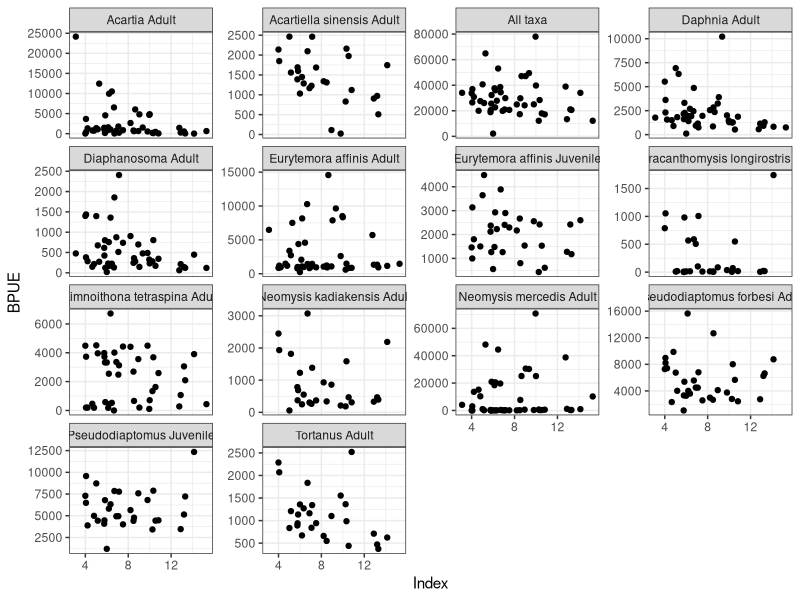
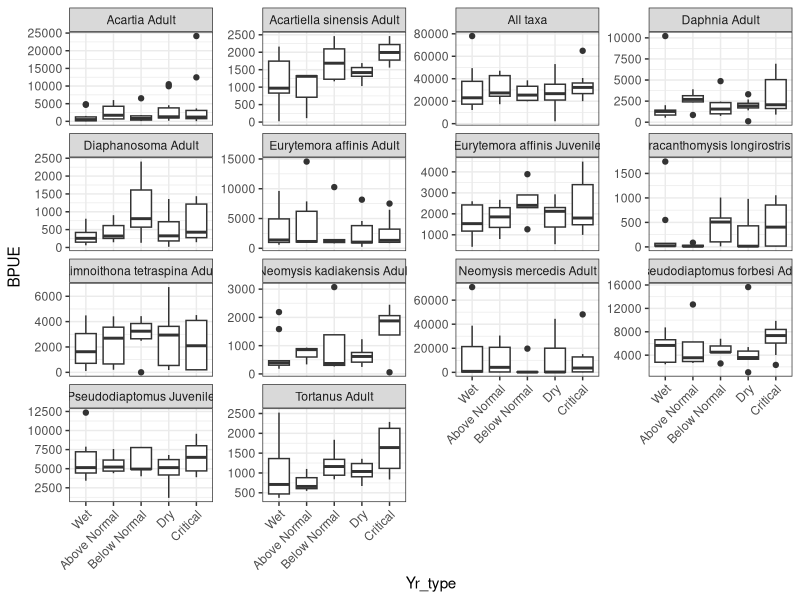
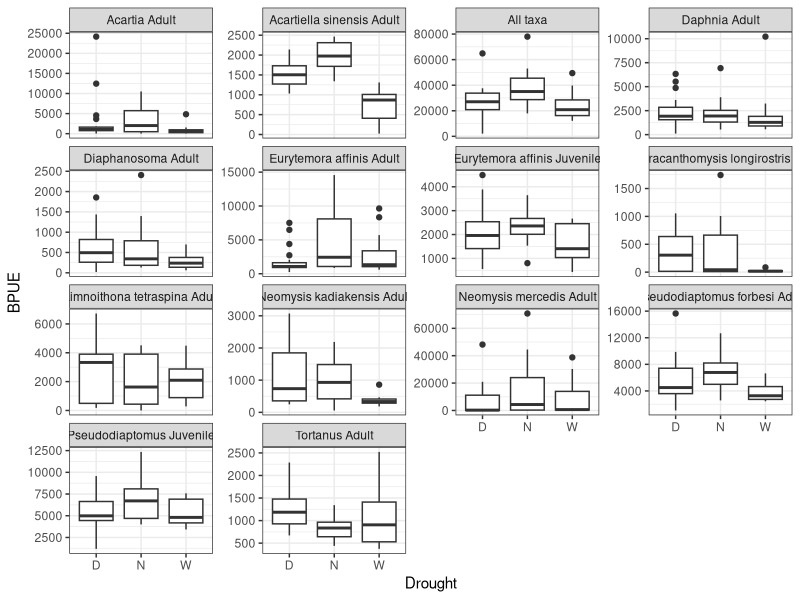
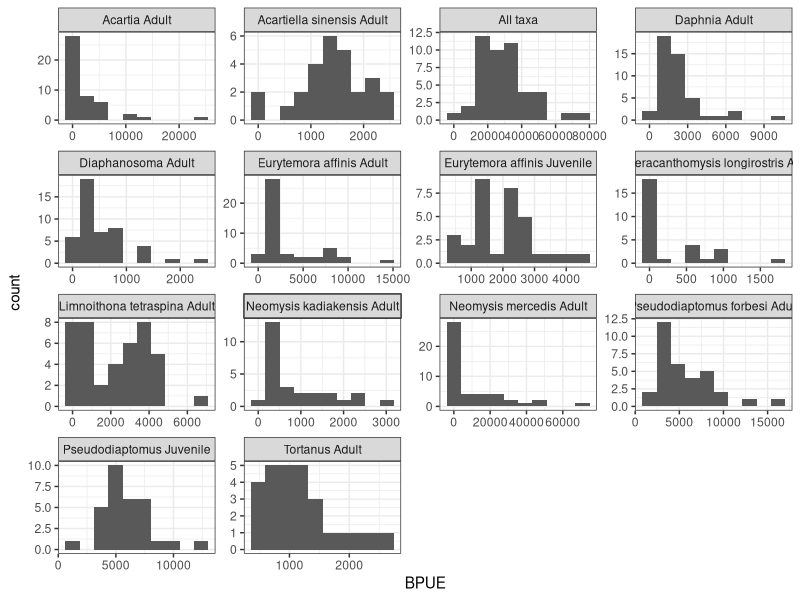
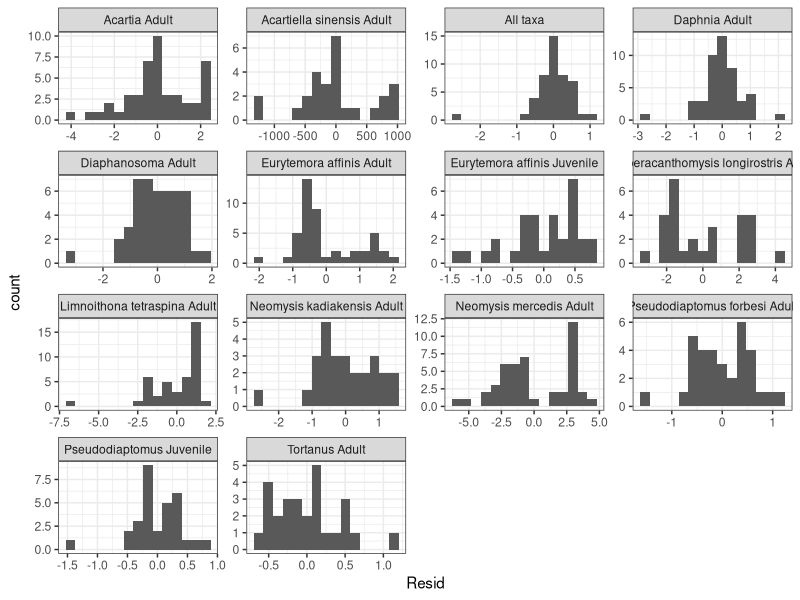

Source code (R) for these figures, in order:
require(dplyr)
require(readxl)
require(readr)
require(tidyr)
require(purrr)
require(ggplot2)

WY<-read_excel("Data/Water years.xlsx", sheet="yearassignments")

data<-read_csv("Data/Drought_taxa_BPUEmatrix.csv")%>%
  left_join(WY, by=c("water_year"="Year"))%>%
  mutate(Yr_type=factor(Yr_type, levels=c("Wet", "Above Normal", "Below Normal", "Dry", "Critical")),
         Index_s=(Index-mean(Index))/sd(Index))%>%
  pivot_longer(cols = c(-water_year, -Index, -Index_s, -Yr_type, -Drought), names_to="Taxa", values_to="BPUE")
  

ggplot(data, aes(x=Index, y=BPUE))+
  geom_point()+
  facet_wrap(~Taxa, scales = "free_y")+
  theme_bw()

ggplot(data, aes(x=Yr_type, y=BPUE))+
  geom_boxplot()+
  facet_wrap(~Taxa, scales = "free_y")+
  theme_bw()+
  theme(axis.text.x=element_text(angle=45, hjust=1))

ggplot(data, aes(x=Drought, y=BPUE))+
  geom_boxplot()+
  facet_wrap(~Taxa, scales = "free_y")+
  theme_bw()

# distributions
ggplot(data, aes(x=BPUE))+
  geom_histogram(bins=10)+
  facet_wrap(~Taxa, scales = "free")+
  theme_bw()
  
drought_tester<-function(taxa){
  if(taxa%in%c("Acartiella sinensis Adult", "Lomnoithona tetraspina Adult")){
    lm(BPUE~Index_s, data=filter(data, Taxa==taxa))
  }else{
    lm(log(BPUE)~Index_s, data=filter(data, Taxa==taxa))
  }
}

drought_models<-map(set_names(unique(data$Taxa)), drought_tester)
drought_models_resids<-map_dfr(drought_models, function(x) resid(x)%>%as_tibble(), .id = "Taxa")%>%
  rename(Resid=value)

ggplot(drought_models_resids, aes(x=Resid))+
  geom_histogram(bins=15)+
  facet_wrap(~Taxa, scales = "free")+
  theme_bw()                               

map(drought_models, summary)
